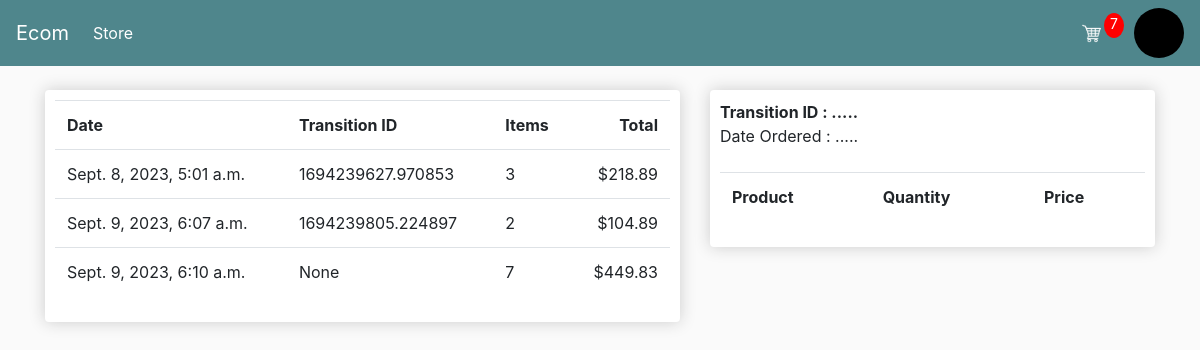
Page /customer/orders/ (signed in) on the earlier database version.
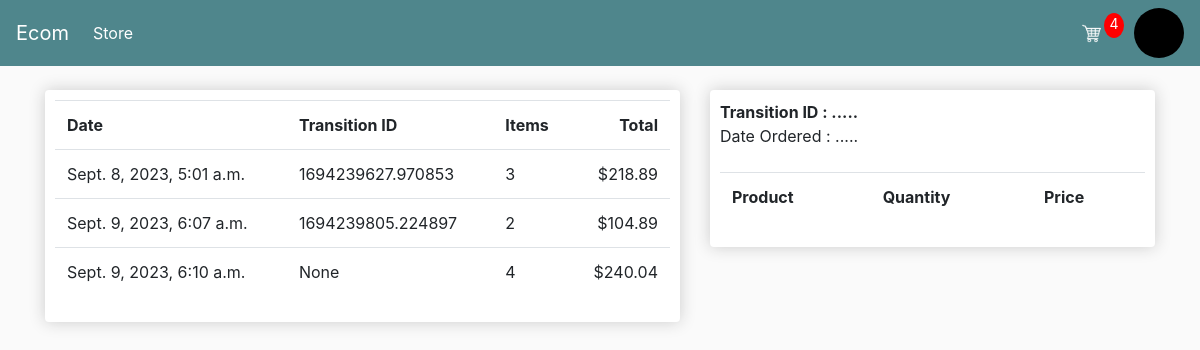
Same page on the later database version.
### store/models.py (models this page shows, shortened)
class Order(models.Model):
    customer = models.ForeignKey(Customer, blank=True, null=True, on_delete=models.SET_NULL)
    date_ordered = models.DateTimeField(auto_now_add=True)
    transition = models.CharField(max_length=200, null=True, blank=True)
    complete = models.BooleanField(default=False)
    @property
    def items_count(self):
        items = self.orderitem_set.all()
        count = sum([item.quantity for item in items])
        return count
    @property
    def get_total(self):
        items = self.orderitem_set.all()
        total = sum([item.get_total for item in items])
        return total

class OrderItem(models.Model):
    order = models.ForeignKey(Order, on_delete=models.CASCADE)
    product = models.ForeignKey(Product, on_delete=models.SET_NULL, null=True)
    quantity = models.IntegerField(default=0)
    date_added = models.DateTimeField(auto_now_add=True)
    @property
    def get_total(self):
        return self.product.price * self.quantity

class Product(models.Model):
    name = models.CharField(max_length=200)
    price = models.DecimalField(max_digits=7, decimal_places=2)
    digital = models.BooleanField(default=False, null=True)
    image = models.ImageField(upload_to=generate_filename, null=True, blank=True)

### store/views.py (the view)
# urls.py: path('customer/orders/', views.order_history, name='customer_orders'),
def order_history(request):
    if request.user.is_authenticated:
        orders = Order.objects.filter(customer=request.user.customer)
    else:
        orders = []
    data = cartData(request)
    context = {'orders': orders, 'items_count': data['items_count']}
    return render(request, 'store/order_history.html', context)

### store/models.py (called while the page is built)
    def __str__(self) -> str:
        return self.name

### store/utils.py (called while the page is built)
def cartData(request):
    if request.user.is_authenticated:
        customer = request.user.customer
        print(customer)
        order, created = Order.objects.get_or_create(customer=customer, complete=False)
        items = order.orderitem_set.all()
        items_count = order.items_count
    else:
        cookieData = cookieCart(request)
        items = cookieData['items']
        items_count = cookieData['items_count']
        order = cookieData['order']
    return {'items': items, 'order': order, 'items_count': items_count}

### store/templates/store/order_history.html (shortened to what this page needs)
{% extends 'store/main.html' %}
{% block content %}
<br>
<div class="row">
    <div class="col-xl-7">
        <div class="box-element">
            <table class="table">
                <tr>
                    <th>Date</th>
                    <th>Transition ID</th>
                    <th>Items</th>
                    <th style="text-align: right;">Total</th>
                </tr>
                {% for order in orders %}
                <tr data-order="{{order.id}}" data-transition="{{order.transition}}" data-date="{{order.date_ordered}}" style="cursor: pointer;" class="view-button">
                        <td>{{order.date_ordered}}</td>
                        <td>{{order.transition}}</td>
                        <td>{{order.items_count}}</td>
                        <td style="text-align: right;">${{order.get_total}}</td>
                </tr>
                {% endfor %}
            </table>
        </div>
        <br>
    </div>
    <div class="col-xl-5">
        <div class="box-element">
            <span style="font-weight: bold;">Transition ID :      <span id="transition-id" >.....</span></span><br>
            <span >Date Ordered :     <span id="date-ordered">.....</span></span><br><br>
            <table class="table" id="detail-table">
                <tr>
                    <th>Product</th>
                    <th>Quantity</th>
                    <th>Price</th>
                </tr>
            </table>
        </div>
    </div>
</div>
{% endblock %}

### store/templates/store/main.html (shortened to what this page needs)
<!DOCTYPE html>
{% load static %}
<html lang="en">
<head>
    <link rel="stylesheet" href="https://cdn.jsdelivr.net/npm/bootstrap@4.6.2/dist/css/bootstrap.min.css"
>
    <link rel="stylesheet" href="{% static 'css/base.css' %}">
</head>
<body>
    {% include 'store/navbar.html' %}
    <div class="container">
        {% block content %}
        {% endblock %}
    </div>
</body>
</html>

### store/templates/store/navbar.html (shortened to what this page needs)
{% load static %}
<nav class="navbar navbar-expand-lg navbar-dark bg-dark">
  <a class="navbar-brand" href="{% url 'store' %}">Ecom</a>
  <div class="collapse navbar-collapse" id="navbarSupportedContent">
    <ul class="navbar-nav mr-auto">
      <li class="nav-item active">
        <a class="nav-link" href="{% url 'store' %}">Store <span class="sr-only">(current)</span></a>
      </li>
    </ul>
    <div class="form-inline my-2 my-lg-0">
      <a href="{% url 'cart' %}"><img id="cart-icon" src="{% static 'images/cart_icon.png' %}" alt="shopping cart"></a>
      <p id="cart-total">{{items_count}}</p>
      <div class="dropdown">
        <div class="btn user-profile rounded-circle" data-toggle="dropdown" aria-expanded="false">
        </div>
      </div>
    </div>
  </div>
</nav>

### static/css/base.css (style rules this page uses)
body { background-color: hsl(0, 0%, 98%); }
.box-element { box-shadow:hsl(0, 0%, 80%) 0 0 16px; background-color: #fff; border-radius: 4px; padding: 10px; }
.bg-dark { background-color: #4f868c!important; }
#cart-icon { width:25px; display: inline-block; margin-left: 15px; }
#cart-total { display: block; text-align: center; color:#fff; background-color: red; width: 20px; height: 25px; border-radius: 50%; font-size: 14px; }
.btn { border-radius: 0; }

### store/templates/store/navbar.html (style rules this page uses)
.user-profile { width: 50px; height: 50px; color: green; background-color: black; margin-left: 10px; }

Differences in the rows shown:
changed through a linked row, Order "Sept. 9, 2023, 6:10 a.m.": items_count "7" → "4"; get_total "449.83" → "240.04"
Other differences:
{{ items_count }}: "7" → "4"
